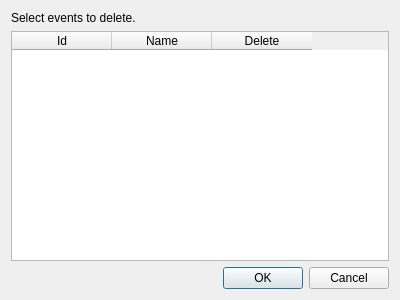
<?xml version="1.0" encoding="UTF-8"?>
<ui version="4.0">
 <class>Delete_event_dialog</class>
 <widget class="QDialog" name="Delete_event_dialog">
  <property name="geometry">
   <rect>
    <x>0</x>
    <y>0</y>
    <width>400</width>
    <height>300</height>
   </rect>
  </property>
  <property name="windowTitle">
   <string>Delete event</string>
  </property>
  <layout class="QVBoxLayout" name="verticalLayout">
   <item>
    <widget class="QLabel" name="label">
     <property name="text">
      <string>Select events to delete.</string>
     </property>
    </widget>
   </item>
   <item>
    <widget class="QTableWidget" name="event_list">
     <attribute name="verticalHeaderVisible">
      <bool>false</bool>
     </attribute>
     <column>
      <property name="text">
       <string>Id</string>
      </property>
     </column>
     <column>
      <property name="text">
       <string>Name</string>
      </property>
     </column>
     <column>
      <property name="text">
       <string>Delete</string>
      </property>
     </column>
    </widget>
   </item>
   <item>
    <widget class="QDialogButtonBox" name="buttonBox">
     <property name="orientation">
      <enum>Qt::Horizontal</enum>
     </property>
     <property name="standardButtons">
      <set>QDialogButtonBox::Cancel|QDialogButtonBox::Ok</set>
     </property>
    </widget>
   </item>
  </layout>
 </widget>
 <resources/>
 <connections>
  <connection>
   <sender>buttonBox</sender>
   <signal>rejected()</signal>
   <receiver>Delete_event_dialog</receiver>
   <slot>reject()</slot>
   <hints>
    <hint type="sourcelabel">
     <x>316</x>
     <y>260</y>
    </hint>
    <hint type="destinationlabel">
     <x>286</x>
     <y>274</y>
    </hint>
   </hints>
  </connection>
 </connections>
</ui>
